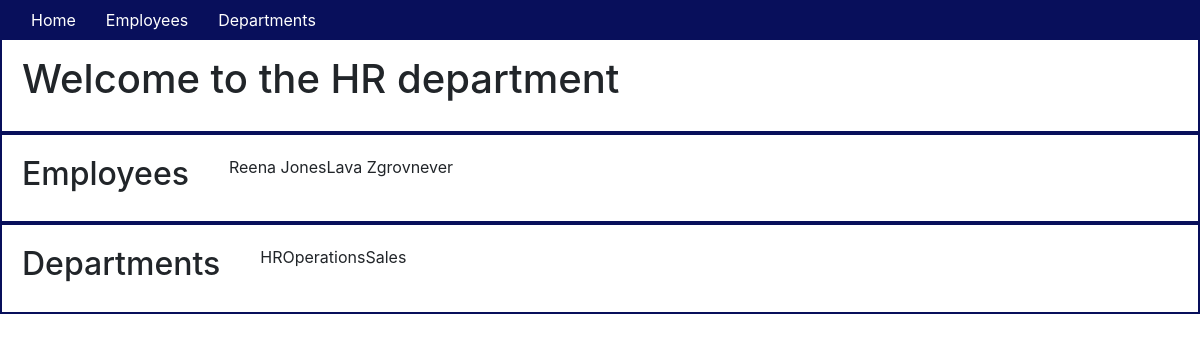
Before: / with the older database file.
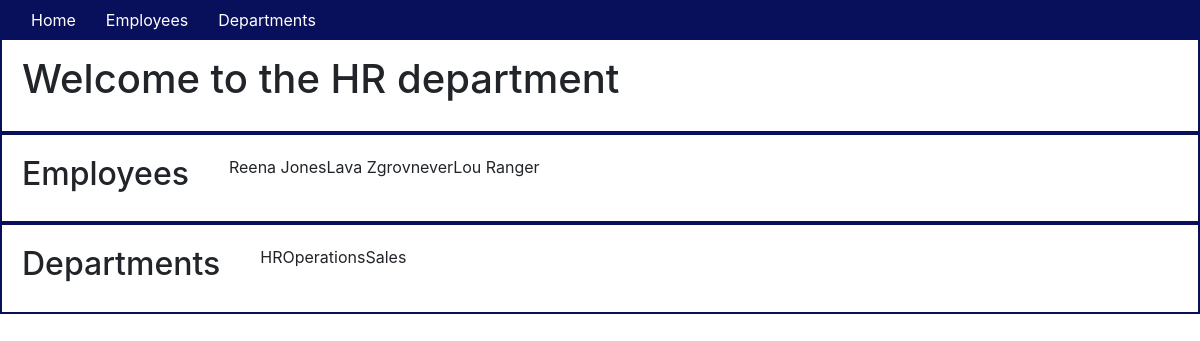
After: the same page with the newer database file.
### app/models.py (models this page shows, shortened)
class Employee(db.Model):
    id = db.Column(db.Integer, primary_key=True)
    first_name = db.Column(db.String(64))
    last_name = db.Column(db.String(64), index=True)
    departments = db.relationship('Department', secondary=links, backref='employee', lazy='dynamic')

class Department(db.Model):
    id = db.Column(db.Integer, primary_key=True)
    name = db.Column(db.String(64))
    employees = db.relationship('Employee', secondary=links, backref='department', lazy='dynamic')

### app/routes.py (the view)
@app.route('/')
def index():
    employees = Employee.query.all()
    departments = Department.query.all()
    return render_template('index.html', title="Home", employees=employees, departments=departments)

### app/templates/index.html
{% extends "base.html" %} {% block content %}
<div class="container-fluid">
    <div class="row">
        <h1>Welcome to the HR department</h1>
    </div>
    <div class="row">
        <h2>Employees</h2>
        <ul>
            {% for employee in employees %}
            <li>{{employee.first_name}} {{employee.last_name}} </li>
        </ul>
        {% endfor %}
    </div>
    <div class="row">
        <h2>Departments</h2>
        <ul>
            {% for department in departments %}
            <li>{{department.name}}</li>
        </ul>
        {% endfor %}
    </div>
</div>
{% endblock %}

### app/templates/base.html (shortened to what this page needs)
<!DOCTYPE html>
<html lang="en">
<head>
    <link rel="stylesheet" href="../static/css/styles.css">
    <link rel="stylesheet" href="https://stackpath.bootstrapcdn.com/bootstrap/4.4.1/css/bootstrap.min.css">
</head>
<body>
    <div class="header">
        <nav class="navbar fixed-top navbar-expand-sm">
            <div class="collapse navbar-collapse" id="navbarMenu">
                <ul class="navbar-nav">
                    <li><a href="/">Home</a></li>
                    <li><a href="/employees">Employees</a></li>
                    <li><a href="/departments">Departments</a></li>
                </ul>
            </div>
        </nav>
    </div>
    <hr> {% block content %}{% endblock %}
</body>
</html>

### app/static/css/styles.css (style rules this page uses)
nav { background-color: #080F5B; }
nav a { color: white; padding: 15px }
.navbar-nav { list-style-type: none; }
.row { padding: 20px; border: solid #080F5B 2px; }
li { list-style-type: none; }

Changed rows visible on the page:
added Employee: first_name "Lou", last_name "Ranger"
